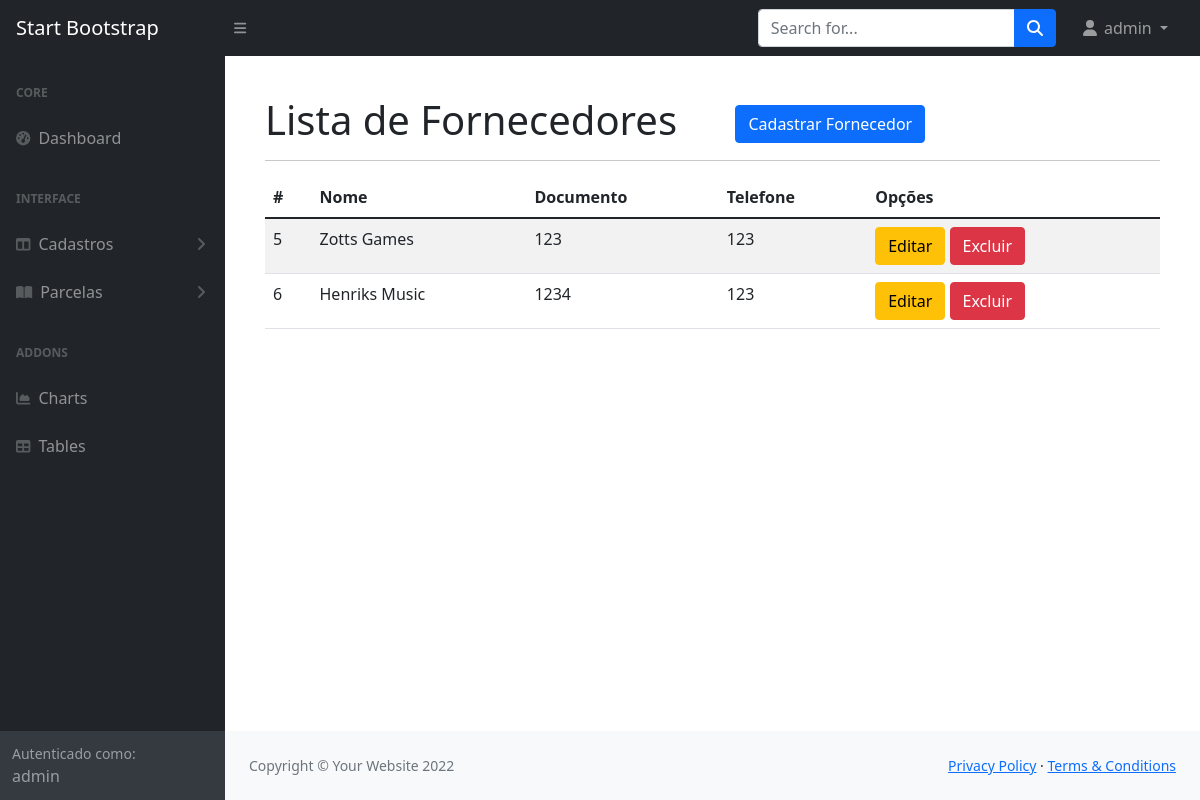
Before: /listar/fornecedores/ (signed in) with the older database file.
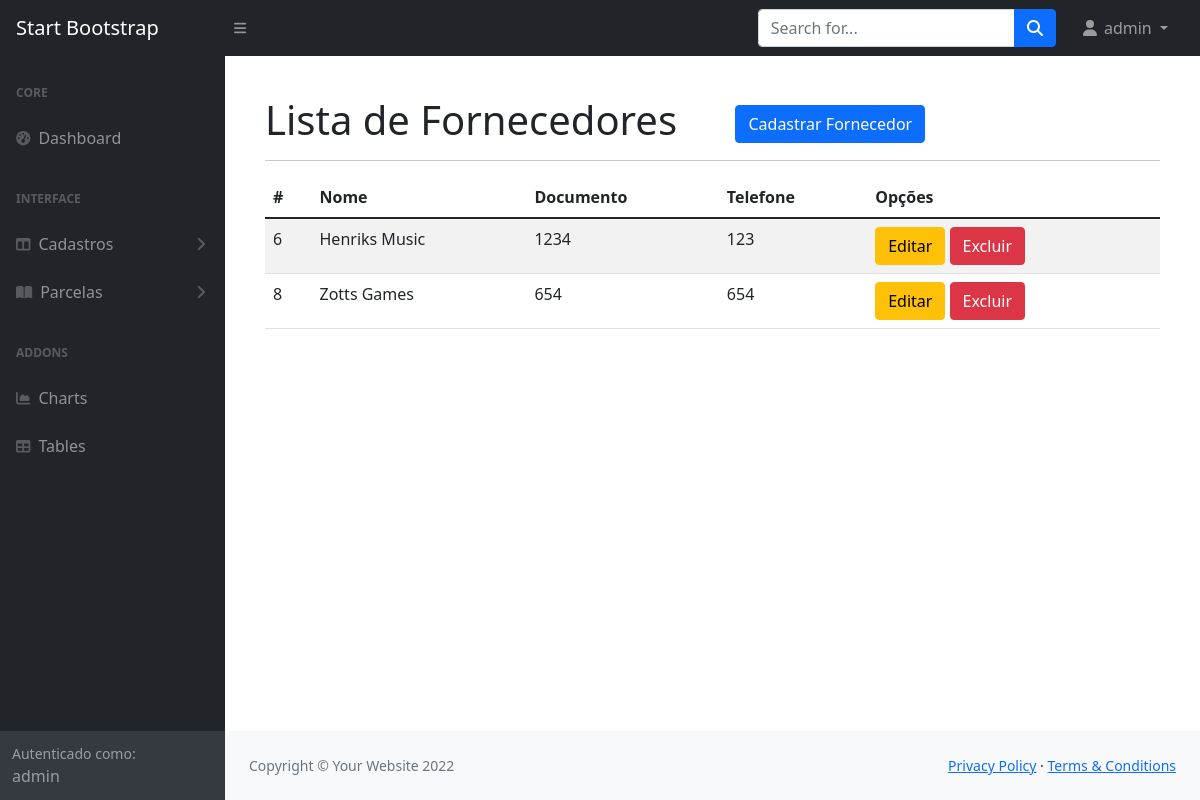
After: the same page with the newer database file.
### cadastros/models.py (models this page shows, shortened)
class Fornecedor(models.Model):
    nome = models.CharField(max_length=100)
    documento = models.CharField(max_length=20, verbose_name="CPF ou CNPJ", unique=True)
    telefone = models.CharField(max_length=15)
    usuario = models.ForeignKey(User, on_delete=models.PROTECT)

### cadastros/views.py (the view)
# urls.py: path('listar/fornecedores/', FornecedorList.as_view(), name='listar-fornecedor'),
class FornecedorList(LoginRequiredMixin, ListView):
    model = Fornecedor
    template_name = 'cadastros/listas/fornecedores.html'
    def get_queryset(self):
        self.object_list = Fornecedor.objects.filter(usuario=self.request.user)
        return self.object_list

### cadastros/templates/cadastros/listas/fornecedores.html
{% extends 'paginas/modelo.html' %}
{% load static %}
{% block conteudo %}
<h1 class="mt-4">
    Lista de Fornecedores
    <a href="{% url 'cadastrar-fornecedor' %}"
       class="btn btn-primary float-right ms-5">
        Cadastrar Fornecedor
    </a>
</h1>
<hr>
<table class="table table-striped">
    <thead>
        <tr>
            <th>#</th>
            <th>Nome</th>
            <th>Documento</th>
            <th>Telefone</th>
            <th>Opções</th>
        </tr>
    </thead>
    <tbody>
        {% for obj in object_list %}
            <tr>
                <td>{{ obj.pk }}</td>
                <td>{{ obj.nome }}</td>
                <td>{{ obj.documento }}</td>
                <td>{{ obj.telefone }}</td>
                <td>
                    <a href="{% url 'editar-fornecedor' obj.pk %}" class="btn btn-warning">
                        Editar</a>
                    <a href="{% url 'excluir-fornecedor' obj.pk %}" class="btn btn-danger">
                        Excluir</a>
                </td>
            </tr>
        {% empty %}
            <tr>
                <td colspan="100%">Nenhum registro encontado.</td>
            </tr>
        {% endfor %}
    </tbody>
</table>
{% endblock %}

### paginas/templates/paginas/modelo.html (shortened to what this page needs)
{% load static %}
<!DOCTYPE html>
<html lang="pt-br">
<head>
    <link href="https://cdn.jsdelivr.net/npm/simple-datatables@latest/dist/style.css" rel="stylesheet" />
    <link href="{% static 'css/styles.css' %}" rel="stylesheet" />
</head>
<body class="sb-nav-fixed">
    {% block menu %}
    <nav class="sb-topnav navbar navbar-expand navbar-dark bg-dark">
        <a class="navbar-brand ps-3" href="index.html">Start Bootstrap</a>
        <button class="btn btn-link btn-sm order-1 order-lg-0 me-4 me-lg-0" id="sidebarToggle" href="#!"><i
                class="fas fa-bars"></i></button>
        <form class="d-none d-md-inline-block form-inline ms-auto me-0 me-md-3 my-2 my-md-0">
            <div class="input-group">
                <input class="form-control" type="text" placeholder="Search for..." aria-label="Search for..."
                    aria-describedby="btnNavbarSearch" />
                <button class="btn btn-primary" id="btnNavbarSearch" type="button"><i
                        class="fas fa-search"></i></button>
            </div>
        </form>
        <ul class="navbar-nav ms-auto ms-md-0 me-3 me-lg-4">
            {% if request.user.is_authenticated %}
            <li class="nav-item dropdown">
                <a class="nav-link dropdown-toggle" id="navbarDropdown" href="#" role="button" data-bs-toggle="dropdown"
                    aria-expanded="false">
                    <i class="fas fa-user fa-fw"></i>
                    {{ request.user  }}
                </a>
            </li>
            {% else %}
            <li class="nav-item">
                <a class="btn btn-success" href="{% url 'login' %}">Entrar</a>
            </li>
            {% endif %}
        </ul>
    </nav>
    {% endblock %}
    <div id="layoutSidenav">
        {% block menu-lateral %}
        <div id="layoutSidenav_nav">
            <nav class="sb-sidenav accordion sb-sidenav-dark" id="sidenavAccordion">
                <div class="sb-sidenav-menu">
                    <div class="nav">
                        <div class="sb-sidenav-menu-heading">Core</div>
                        <a class="nav-link" href="{% url 'index' %}">
                            <div class="sb-nav-link-icon"><i class="fas fa-tachometer-alt"></i></div>
                            Dashboard
                        </a>
                        <div class="sb-sidenav-menu-heading">Interface</div>
                        <a class="nav-link collapsed" href="#" data-bs-toggle="collapse"
                            data-bs-target="#collapseLayouts" aria-expanded="false" aria-controls="collapseLayouts">
                            <div class="sb-nav-link-icon"><i class="fas fa-columns"></i></div>
                            Cadastros
                            <div class="sb-sidenav-collapse-arrow"><i class="fas fa-angle-down"></i></div>
                        </a>
                        <a class="nav-link collapsed" href="#" data-bs-toggle="collapse" data-bs-target="#collapsePages"
                            aria-expanded="false" aria-controls="collapsePages">
                            <div class="sb-nav-link-icon"><i class="fas fa-book-open"></i></div>
                            Parcelas
                            <div class="sb-sidenav-collapse-arrow"><i class="fas fa-angle-down"></i></div>
                        </a>
                        <div class="sb-sidenav-menu-heading">Addons</div>
                        <a class="nav-link" href="charts.html">
                            <div class="sb-nav-link-icon"><i class="fas fa-chart-area"></i></div>
                            Charts
                        </a>
                        <a class="nav-link" href="tables.html">
                            <div class="sb-nav-link-icon"><i class="fas fa-table"></i></div>
                            Tables
                        </a>
                    </div>
                </div>
                {% if request.user.is_authenticated %}
                <div class="sb-sidenav-footer">
                    <div class="small">Autenticado como:</div>
                    {{ request.user }}
                </div>
                {% endif %}
            </nav>
        </div>
        {% endblock %}
        <div id="layoutSidenav_content">
            <main class="p-3">
                <div class="container-fluid px-4">
                    {% block conteudo %}{% endblock %}
            </main>
            <footer class="py-4 bg-light mt-auto">
                <div class="container-fluid px-4">
                    <div class="d-flex align-items-center justify-content-between small">
                        {% block rodape %}
                        <div class="text-muted">Copyright &copy; Your Website 2022</div>
                        <div>
                            <a href="#">Privacy Policy</a>
                            &middot;
                            <a href="#">Terms &amp; Conditions</a>
                        </div>
                        {% endblock %}
                    </div>
                </div>
            </footer>
        </div>
    </div>
</body>
</html>

Changed rows visible on the page:
removed Fornecedor: pk "5", nome "Zotts Games", documento "123", telefone "123"
added Fornecedor: pk "8", nome "Zotts Games", documento "654", telefone "654"
